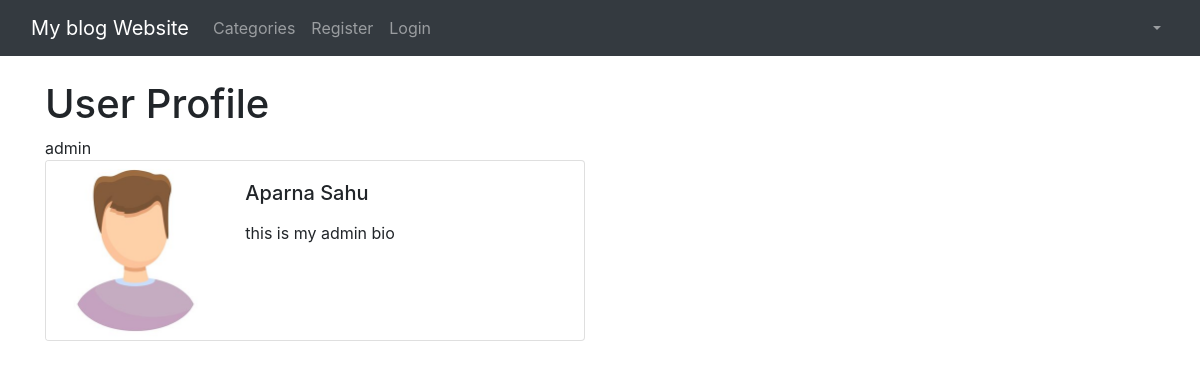
Screenshot of /members/profile/1 with the database file from the repository.
### theblog/models.py (models this page shows, shortened)
class Profile(models.Model):
    user = models.OneToOneField(User, null=True, on_delete=models.CASCADE)#if user is deleted then their profile will also be deleted automatically- CASCADE
    bio = models.TextField()
    profile_pic = models.ImageField(null=True, blank=True, upload_to="images/profile/")
    website_url=models.CharField(max_length=255,null=True, blank=True)
    facebook_url=models.CharField(max_length=255,null=True, blank=True)
    twitter_url=models.CharField(max_length=255,null=True, blank=True)
    instagram_url=models.CharField(max_length=255,null=True, blank=True)
    pinterest_url=models.CharField(max_length=255,null=True, blank=True)
    def __str__(self):
        return str(self.user)

### members/views.py (the view)
# urls.py: path('profile/<int:pk>', ProfilePageView.as_view(), name='profile_page'),
class ProfilePageView(DetailView):
    model = Profile
    template_name = 'registration/user_profile.html'
    def get_context_data(self, *args, **kwargs):
        context= super(ProfilePageView, self).get_context_data(*args, **kwargs)
        page_user = get_object_or_404(Profile, id=self.kwargs['pk'])
        context["page_user"]= page_user
        return context

### members/templates/registration/user_profile.html (shortened to what this page needs)
{% extends 'base.html' %}
{% block content  %}
{% load static %}
<h1>User Profile</h1>
{{ page_user }}
<div class="card mb-3" style="max-width: 540px;">
    <div class="row no-gutters">
      <div class="col-md-4">
        {% if page_user.profile_pic %}
        <img src="{{ page_user.profile_pic.url }}" class="card-img" >
        {% else %}
        <img src="{% static 'theblog/images/default_propic.jpg' %}" class="card-img">
        {% endif %}
      </div>
      <div class="col-md-8">
        <div class="card-body">
          {% if page_user %}
          <h5 class="card-title"> {{ page_user.user.first_name }} {{ page_user.user.last_name }}</h5>
          {% endif %}
          <p class="card-text">{{ page_user.bio }}</p>
        </div>
      </div>
    </div>
  </div>
{% endblock %}

### rows the page displays
Profile: user.username "admin", user.first_name "Aparna", user.last_name "Sahu", bio "this is my admin bio"
